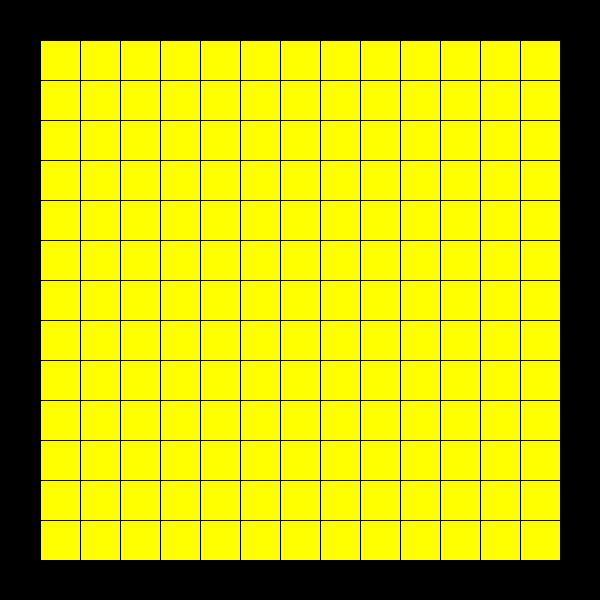
Frame 1 (no input)
Frame 60 (the mouse pressed at the canvas centre just before this capture): identical to frame 1, image omitted
Frame 120 (the mouse held since frame 60 and released just before this capture): identical to frame 1, image omitted

The Processing sketch that drew this single still picture (run headless with seeded random() and noise(); from frame 60 on, the mouse is pressed at the canvas centre):

// Processing sketch: Day13_Challenges
// ── Day13_Challenges.pde
int rows =15;
int columns = 15;
float w, h;
float [] [] posx = new float [rows] [columns];
float [] [] posy = new float [rows] [columns];
color [] [] colors = new color [rows] [columns];

void setup() {
  size(600,600);
  w = width/columns;
  h = height/rows;
  for (int r = 0; r < posx.length; r++) {
    for (int c = 0; c < posx[0].length; c++){
      posx[r][c] = c*w;
      posy[r][c] = r*h;
      colors [r][c] = color(255,255,0);
      
      colors [0][c] = color(0);
      colors [posx.length-1][c] = color(0);
      colors [r][0] = color(0);
      colors [r][posx.length-1] = color(0);
     
    }
  }
}

void draw() {
  for (int r = 0; r < posx.length; r++) {
    for (int c = 0; c < posx[0].length; c++){
    //Method One
      //fill(255);
      
      //if (r ==0 || r==posx.length -1 || c==0 || 
      //c==posx.length -1 || c==posx[0].length/2 || r==posx.length/2 ){
      //  fill(255,0,0);
      //}
      
      //Method Two
      fill(colors [r][c]);
      rect(posx[r][c],posy[r][c],w,h);
    }
      
  }
}
